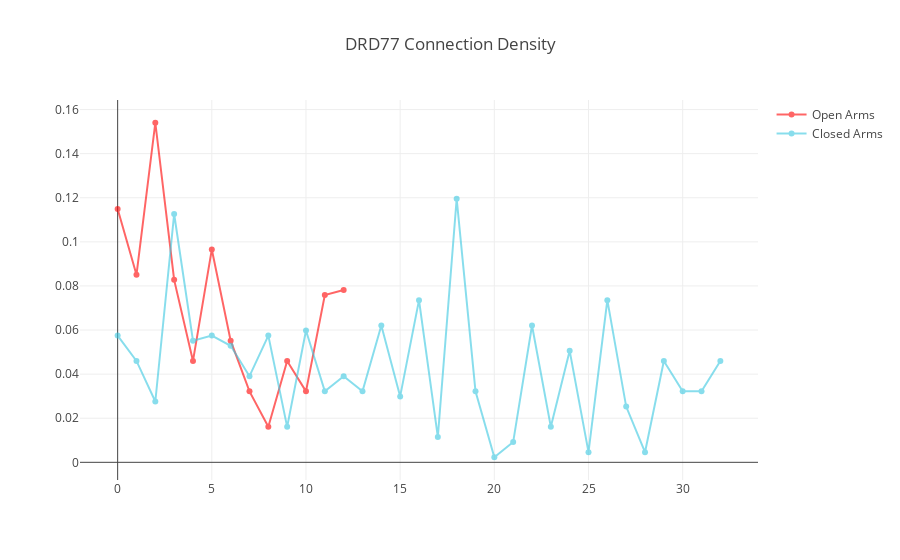

This figure's notebook cell:
### Code cell
open_connection_densities = list()
for graph in open_arms_graphs:
    open_connection_densities.append(graph.connection_density)

np.mean(open_connection_densities)
    
closed_connection_densities = list()
for graph in closed_arms_graphs:
    closed_connection_densities.append(graph.connection_density)

np.mean(closed_connection_densities)

x_axis = max(len(open_connection_densities), len(closed_connection_densities))
plot_network_measures(open_connection_densities, closed_connection_densities, x_axis, title="DRD77 Connection Density")

### Figure 1 — Plotly figure (JSON) as saved in the notebook; plotly's stock layout.template omitted (floating-point values rounded to 4 significant figures)
{"data": [{"marker": {"color": "rgb(255, 0, 0)"}, "mode": "lines+markers", "name": "Open Arms", "opacity": 0.6, "text": [0.1149, 0.08506, 0.154, 0.08276, 0.04598, 0.09655, 0.05517, 0.03218, 0.01609, 0.04598, 0.03218, 0.07586, 0.07816], "textposition": "middle center", "type": "scatter", "uid": "6fb4c8", "x": 33, "y": [0.1149, 0.08506, 0.154, 0.08276, 0.04598, 0.09655, 0.05517, 0.03218, 0.01609, 0.04598, 0.03218, 0.07586, 0.07816]}, {"marker": {"color": "rgb(58,200,225)"}, "mode": "lines+markers", "name": "Closed Arms", "opacity": 0.6, "text": [0.05747, 0.04598, 0.02759, 0.1126, 0.05517, 0.05747, 0.05287, 0.03908, 0.05747, 0.01609, 0.05977, 0.03218, 0.03908, 0.03218, 0.06207, 0.02989, 0.07356, 0.01149, 0.1195, 0.03218, 0.002299, 0.009195, 0.06207, 0.01609, 0.05057, 0.004598, 0.07356, 0.02529, 0.004598, 0.04598, 0.03218, 0.03218, 0.04598], "textposition": "middle center", "type": "scatter", "uid": "31258a", "x": 33, "y": [0.05747, 0.04598, 0.02759, 0.1126, 0.05517, 0.05747, 0.05287, 0.03908, 0.05747, 0.01609, 0.05977, 0.03218, 0.03908, 0.03218, 0.06207, 0.02989, 0.07356, 0.01149, 0.1195, 0.03218, 0.002299, 0.009195, 0.06207, 0.01609, 0.05057, 0.004598, 0.07356, 0.02529, 0.004598, 0.04598, 0.03218, 0.03218, 0.04598]}], "layout": {"autosize": true, "title": "DRD77 Connection Density", "xaxis": {"autorange": true, "range": [-1.922, 33.92]}, "yaxis": {"autorange": true, "range": [-0.008815, 0.1651], "type": "linear"}}}
